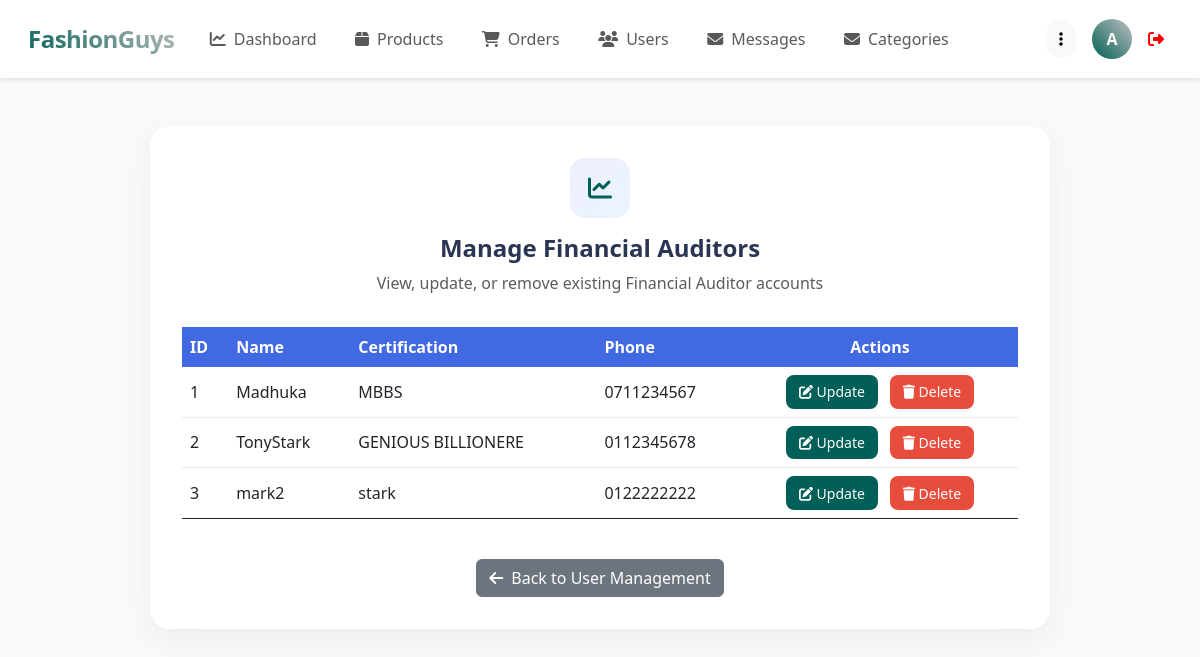
The app's page /admin/view_financial_auditors.php (signed in) with its own data.
### tables this page shows
CREATE TABLE `financial_auditors` (
  `auditor_id` int(10) NOT NULL,
  `certification` varchar(50) NOT NULL,
  `name` varchar(100) NOT NULL,
  `password` varchar(255) NOT NULL,
  `phone` varchar(15) NOT NULL,
  `admin_id` int(10) DEFAULT NULL
);

### admin/view_financial_auditors.php (the view, shortened to what this page needs)
<?php
include '../components/connect.php';
$select_auditors = $conn->prepare("SELECT auditor_id, name, certification, phone FROM `financial_auditors`");
$select_auditors->execute();
$auditors = $select_auditors->fetchAll(PDO::FETCH_ASSOC);
?>
<!DOCTYPE html>
<html lang="en">
<head>
    <link rel="stylesheet" href="https://cdnjs.cloudflare.com/ajax/libs/font-awesome/6.1.1/css/all.min.css">
    <link href="https://cdn.jsdelivr.net/npm/bootstrap@5.3.0/dist/css/bootstrap.min.css" rel="stylesheet">
</head>
<body>
<?php include '../components/admin_header_other.php'; ?>
<section class="view-financial-auditors mt-5">
    <div class="content-card">
        <div class="card-header">
            <div class="header-icon">
                <i class="fas fa-chart-line"></i> </div>
            <h2 class="header-title">Manage Financial Auditors</h2>
            <p class="text-muted">View, update, or remove existing Financial Auditor accounts</p>
        </div>
        <div class="table-responsive">
            <table class="table table-hover align-middle table-custom">
                <thead>
                    <tr>
                        <th>ID</th>
                        <th>Name</th>
                        <th>Certification</th>
                        <th>Phone</th>
                        <th class="text-center">Actions</th>
                    </tr>
                </thead>
                <tbody>
                    <?php if (count($auditors) > 0): ?>
                        <?php foreach ($auditors as $auditor): ?>
                            <tr>
                                <td><?= htmlspecialchars($auditor['auditor_id']); ?></td>
                                <td><?= htmlspecialchars($auditor['name']); ?></td>
                                <td><?= htmlspecialchars($auditor['certification']); ?></td>
                                <td><?= htmlspecialchars($auditor['phone']); ?></td>
                                <td class="text-center">
                                    <a href="update_financial_auditor.php?id=<?= $auditor['auditor_id']; ?>" class="btn btn-action btn-edit me-2">
                                        <i class="fas fa-edit"></i> Update
                                    </a>
                                    <form action="" method="post" style="display:inline-block;" onsubmit="return confirm('Are you sure you want to delete this Financial Auditor?');">
                                        <button type="submit" name="delete_auditor" class="btn btn-action btn-delete">
                                            <i class="fas fa-trash"></i> Delete
                                        </button>
                                    </form>
                                </td>
                            </tr>
                        <?php endforeach; ?>
                    <?php else: ?>
                        <tr>
                            <td colspan="5" class="text-center py-4">No Financial Auditors found.</td>
                        </tr>
                    <?php endif; ?>
                </tbody>
            </table>
        </div>
        <div class="text-center mt-4">
            <a href="../admin/user_management.php" class="btn btn-secondary">
                <i class="fas fa-arrow-left me-2"></i>Back to User Management
            </a>
        </div>
    </div>
</section>
</body>
</html>

### components/admin_header_other.php (shortened to what this page needs)
<nav class="navbar navbar-expand-lg modern-navbar sticky-top">
    <div class="container-fluid">
        <a class="navbar-brand" href="../admin/dashboard.php">
            FashionGuys
        </a>
        <div class="collapse navbar-collapse" id="navbarContent">
            <ul class="navbar-nav me-auto mb-2 mb-lg-0">
                <li class="nav-item">
                    <a class="nav-link <?= basename($_SERVER['PHP_SELF']) == 'dashboard.php' ? 'active' : ''; ?>"
                       href="../admin/dashboard.php">
                        <i class="fas fa-chart-line me-2"></i>Dashboard
                    </a>
                </li>
                <li class="nav-item">
                    <a class="nav-link <?= basename($_SERVER['PHP_SELF']) == 'products.php' ? 'active' : ''; ?>"
                       href="../admin/products.php">
                        <i class="fas fa-box me-2"></i>Products
                    </a>
                </li>
                <li class="nav-item">
                    <a class="nav-link <?= basename($_SERVER['PHP_SELF']) == 'orders.php' ? 'active' : ''; ?>"
                       href="../admin/orders.php">
                        <i class="fas fa-shopping-cart me-2"></i>Orders
                    </a>
                </li>
                <li class="nav-item">
                    <a class="nav-link <?= basename($_SERVER['PHP_SELF']) == 'users.php' ? 'active' : ''; ?>"
                       href="../admin/users.php">
                        <i class="fas fa-users me-2"></i>Users
                    </a>
                </li>
                <li class="nav-item">
                    <a class="nav-link <?= basename($_SERVER['PHP_SELF']) == 'messages.php' ? 'active' : ''; ?>"
                       href="../admin/messages.php">
                        <i class="fas fa-envelope me-2"></i>Messages
                    </a>
                </li>
                <li class="nav-item">
                    <a class="nav-link <?= basename($_SERVER['PHP_SELF']) == 'categories.php' ? 'active' : ''; ?>"
                       href="../admin/categories.php">
                        <i class="fas fa-envelope me-2"></i>Categories
                    </a>
                </li>
            </ul>
            <?php
                $select_profile = $conn->prepare("SELECT * FROM `admins` WHERE id = ?");
                $select_profile->execute([$admin_id]);
                $fetch_profile = $select_profile->fetch(PDO::FETCH_ASSOC);
            ?>
            <div class="profile-section">
                <div class="dropdown">
                    <button class="btn btn-light rounded-pill" data-bs-toggle="dropdown">
                        <i class="fas fa-ellipsis-v"></i>
                    </button>
                </div>
                <div class="dropdown">
                    <div class="profile-image" role="button" data-bs-toggle="dropdown">
                        <?= strtoupper(substr($fetch_profile['name'], 0, 1)); ?>
                    </div>
                </div>
                <a href="../components/admin_logout.php"
                   class=""
                   style="text-decoration: none; color: red;"
                   onclick="return confirm('Are you sure you want to logout?');">
                    <i class="fas fa-sign-out-alt me-2"></i>
                </a>
            </div>
        </div>
    </div>
</nav>

### admin/view_financial_auditors.php (style rules this page uses)
:root { --primary-color: #005F56; --secondary-color: #3f37c9; --accent-color: #C0C0C0; --success-color: #2ecc71; --danger-color: #e74c3c; --warning-color: #f39c12; }
body { background-color: #f8f9fa; }
.content-card { background: white; border-radius: 20px; padding: 2rem; box-shadow: 0 10px 30px rgba(0, 0, 0, 0.05); margin: 2rem auto; max-width: 900px; }
.card-header { text-align: center; margin-bottom: 2rem; }
.header-icon { width: 60px; height: 60px; border-radius: 15px; background: linear-gradient(135deg, rgba(67, 97, 238, 0.1), rgba(72, 149, 239, 0.1)); color: var(--primary-color); display: flex; align-items: center; justify-content: center; font-size: 1.5rem; margin: 0 auto 1rem; }
.header-title { font-size: 1.5rem; font-weight: 700; color: #2b3452; margin-bottom: 0.5rem; }
.table-responsive { margin-top: 1.5rem; }
.table-custom thead th { background-color: var(--secondary-color); color: white; border-bottom: none; }
.table-custom tbody tr { border-bottom: 1px solid #e9ecef; }
.table-custom tbody tr:last-child { border-bottom: none; }
.btn-action { padding: 0.4rem 0.8rem; font-size: 0.875rem; border-radius: 8px; transition: all 0.2s ease; }
.btn-edit { background-color: var(--primary-color); color: white; border: none; }
.btn-delete { background-color: var(--danger-color); color: white; border: none; }

### components/admin_header_other.php (style rules this page uses)
:root { --primary-color: #005F56; --secondary-color: #4169E1; --accent-color: #C0C0C0; }
.modern-navbar { background: white; padding: 1rem; box-shadow: 0 2px 15px rgba(0,0,0,0.05); }
.navbar-brand { font-size: 1.5rem; font-weight: 700; background: linear-gradient(45deg, var(--primary-color), var(--accent-color)); -webkit-background-clip: text; -webkit-text-fill-color: transparent; letter-spacing: -0.5px; }
.nav-link { position: relative; padding: 0.5rem 1rem !important; margin: 0 0.2rem; border-radius: 8px; transition: all 0.3s ease; }
.profile-section { display: flex; align-items: center; gap: 1rem; }
.profile-image { width: 40px; height: 40px; border-radius: 10px; background: linear-gradient(45deg, var(--primary-color), var(--accent-color)); display: flex; align-items: center; justify-content: center; color: white; font-weight: 600; }
.modern-navbar { background-color: #fff; box-shadow: 0 2px 4px rgba(0,0,0,0.1); }
.profile-image { width: 40px; height: 40px; background-color: #0d6efd; color: white; border-radius: 50%; display: flex; align-items: center; justify-content: center; font-weight: bold; cursor: pointer; }
.nav-link { padding: 0.5rem 1rem; border-radius: 0.5rem; transition: all 0.3s; }

### records on screen
financial_auditors: auditor_id "1", name "Madhuka", certification "MBBS", phone "0711234567"
financial_auditors: auditor_id "2", name "TonyStark", certification "GENIOUS BILLIONERE", phone "0112345678"
financial_auditors: auditor_id "3", name "mark2", certification "stark", phone "0122222222"

### other values on screen
substr($fetch_profile['name'], 0, 1) "A"
